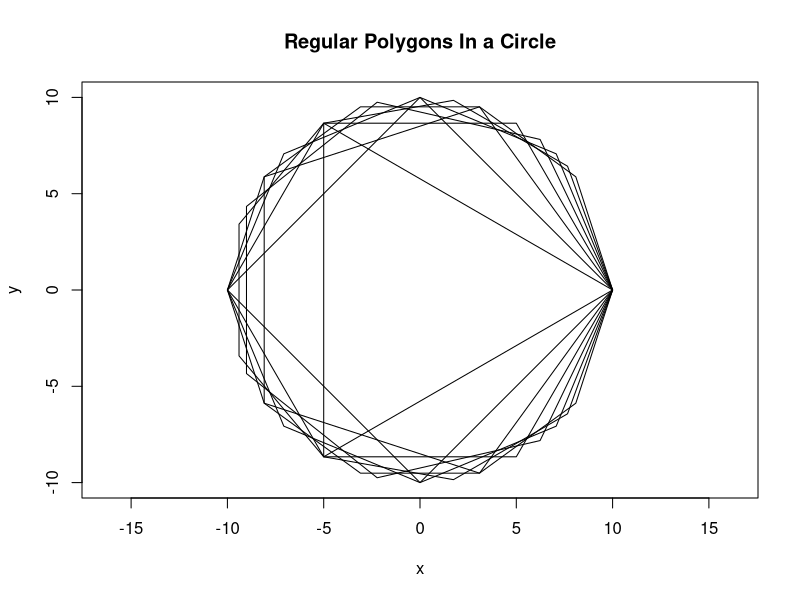
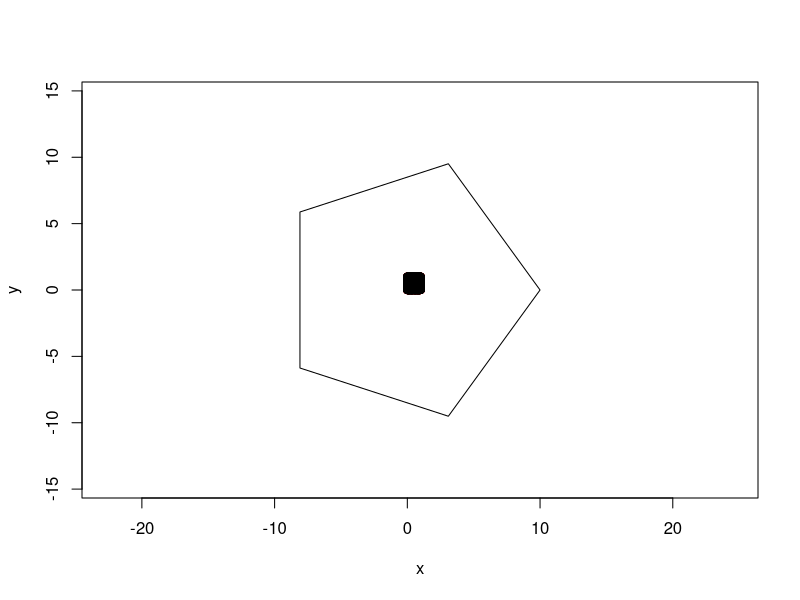

Source code (R) for these figures, in order: (Note: a time limit stopped this script after it produced the figures.)
## ---- chunk 1
point_in_out <- function(x_1, y_1, x, y, type, plot){
  xo <- x
  yo <- y
  if(plot == 1){
    plot(x,y,type = "p", xlab="x", ylab="y", xlim=c(min(x_1)-5, max(x_1)+5), #plots test coordinates if satisfied.
         ylim=c(min(y_1)-5, max(y_1)+5), asp = 1, col = "red")
  }
  l <- length(x_1)#effectively retrieves the number of vertices.
  gradient <- 0 #initialise the variable gradient.
  for(i in 1:l){ #removes all points that are above the line for the vterices that are within pi radians of the hroizontal anti clockwise.
    if(i == l){
      gradient <- (y_1[1]-y_1[i])/(x_1[1]-x_1[i])
    } else{
      gradient <- (y_1[i+1]-y_1[i])/(x_1[i+1]-x_1[i])#cycles through these vertices calculating gradient of each.
    } 
    c <- y_1[i]- gradient*x_1[i] #find the interception with the y axis so we have the equation of a line.
    if(l %% 2 == 0){
      if(i < floor((l/2)+1)){
        test <- ((y-gradient*x - c) <= 0) #tests each test point for if it is below the line.
      } else{
        test <- ((y-gradient*x - c) >= 0) #tests each test point for if it is above the line.
      }
    }else {
      if(i <= floor((l/2)+1)){
        test <- ((y-gradient*x - c) <= 0) #tests each test point for if it is below the line.
      } else{
        test <- ((y-gradient*x - c) >= 0) #tests each test point for if it is above the line.
      }
    }
    for(i in 1:(length(x))){ #this then cycles through the x and coordinates and sets to point outside area to be removed.
      if(test[i] == FALSE){
        x[i] <- floor(max(x_1)+500)
        y[i] <- floor(max(y_1) +500)
      }
    }
  }
  x2 <- x[x!= floor(max(x_1)+500)]#removes point outside of area.
  y2 <- y[y!= floor(max(y_1)+500)]
  area <- 0
  if(plot == 1){
    points(x2,y2, asp = 1)#plots the test points 
    polygon(x_1,y_1)#plots the polygon coordinates
  }
  if(type == "GRID_1"){ #depending on type of approximation used grid_1 is squared grid
    area <- (max(xo)-min(xo))*(max(yo)-min(yo))*length(x2)/grid_generator(interval, x_1, y_1)[[3]]
  }
  if(type == "GRID_2"){#grid_2 is triangular grid
    area <- ((max(xo)-(min(xo)))*((max(yo))-(min(yo)))*length(x2)/grid_generator2(interval, x_1, y_1)[[3]])
  }
  if(type == "Monte"){#If monte carlo method
    area <- (((ceiling(max(x_1))+5)-(floor(min(x_1))-5))*((ceiling(max(y_1))+5)-(floor(min(y_1))-5)))* length(x2)/no.points
  }
  if(type == "Monte2"){#If monte carlo method
    area <- ((radius+5)-(-radius-5))*((radius+5)-(-radius -5))*length(x2)/no.points
  }
  return(area)
}
area_calculator <- function(x,y){
  l <- length(x)
  m <- matrix(c(x,y), ncol = 2, nrow = l)
  det <- 0
  area <- 0
  for(i in 1:l){
    if(i == l){
      det <- det(t(matrix(c(m[i,],m[1,]), nrow = 2, ncol = 2)))
    }
    else {
      det <- det(t(matrix(c(m[i,],m[i+1,]), nrow = 2, ncol = 2)))
    }
    area <- area + det
  }
  area <- 0.5 *area
  return(area)
}
## ---- chunk 2
#Construct regular polygon with n vertices
vertex_finder <- function(vertices, radius){
  x_coords <- vector(mode = "numeric", length=vertices) #creates vectors of values to replce.
  y_coords <- vector(mode = "numeric", length=vertices)#creates vectors of values to replce.
  angle_step <- (2 *pi)/vertices # calculates the angle to increment by each time
  angle <- 0
  for(i in 1:vertices){ #cycles through 1 to vertices.
    x_coords[i] <- cos(angle)*radius #find x compondent of the coordinate with angle
    #and radius.
    y_coords[i] <- sin(angle)*radius #find y compondent of the coordinate with angle
    #and radius.
    angle = angle + angle_step #increase angle by angle_step
  }
  points.angle <- list(x_coords = x_coords, y_coords = y_coords, angle_step, radius)
  return(points.angle)
}
max_vertices <- 10
plot(0, main="Regular Polygons In a Circle" ,type="n", xlab="x", ylab="y", 
     xlim=c(-10, 10), ylim=c(-10, 10), asp = 1) #creates a plot looking at -10 to 10
#in both x and y axis
for(i in 3:max_vertices){
  polygon(vertex_finder(i, 10)[[1]],vertex_finder(i, 10)[[2]])
}
## ---- chunk 3
radius <- 10
x_1 <- vertex_finder(5,radius)[[1]] #recals the function that generates the coordinates for a regular circular polygon.
y_1 <- vertex_finder(5,radius)[[2]] #y coordinates for vertices
no.points <- 10000 #number of test points to generate  and determine if in or outside the polygon.
areas <- 0
repetitions <- 15
for(i in 1:repetitions){# retpeats monte carlo method 10 times and finds an average for the approximate area
  monte.carlo.points.x <- runif(runif(no.points,-radius-5, radius+5)) #generates random points over polygon dimensions.
  monte.carlo.points.y <- runif(runif(no.points,-radius-5, radius+5))
  areas <- c(areas, point_in_out(x_1,y_1,monte.carlo.points.x,monte.carlo.points.y, "Monte2", plot = 0)) #monte carlo proccess
  
}
point_in_out(x_1,y_1,monte.carlo.points.x,monte.carlo.points.y, "Monte2", plot = 1) #monte carlo proccess
## ---- chunk 4
radius <- 10
x_1 <- vertex_finder(5,radius)[[1]] #recals the function that generates the coordinates for a regular circular polygon.
y_1 <- vertex_finder(5, radius)[[2]]
no.points <- 10000 #number of test points to generate  and determine if in or outside the polygon.
areas.rep <- 0
for(repetitions in 1:100){
  areas <- 0
  for(i in 1:repetitions){# retpeats monte carlo method 10 times and finds an average for the approximate area
    monte.carlo.points.x <- runif(no.points,-radius-5, radius+5) #generates random points over polygon dimensions.
    monte.carlo.points.y <- runif(no.points,-radius-5, radius+5)
    areas <- c(areas, point_in_out(x_1,y_1,monte.carlo.points.x,monte.carlo.points.y, "Monte2", plot = 0)) #monte carlo proccess
  }
  #point_in_out(x_1,y_1,monte.carlo.points.x,monte.carlo.points.y, "Monte", plot = 1) #monte carlo proccess
  areas.rep <- c(areas.rep,mean(areas[-1]))
}
plot(x = 1:100,areas.rep[-1], main = "Relationship between area and number of repetitions used to find the mean",xlab = "Number of Repetitions", ylab = "Area Approximation")
## ---- chunk 5
radius <- 10
x_1 <- vertex_finder(5,radius)[[1]] #recals the function that generates the coordinates for a regular circular polygon.
y_1 <- vertex_finder(5,radius)[[2]]
no.points <- 1000 #number of test points to generate  and determine if in or outside the polygon.
areas.points <- 0
area <- 0
while( no.points <= 100000){# retpeats monte carlo method 10 times and finds an average for the approximate area
  area <- 0
  monte.carlo.points.x <- runif(no.points,-radius-5, radius+5) #generates random points over polygon dimensions.
  monte.carlo.points.y <- runif(no.points,-radius-5, radius+5)
  area <- point_in_out(x_1,y_1,monte.carlo.points.x,monte.carlo.points.y, "Monte2", plot = 0) #monte carlo proccess
  areas.points <- c(areas.points,area)
  no.points <- no.points + 1000
}
plot(1:(length(areas.points)-1)*1000,areas.points[-1], main = "Relationship between area and number of points generated",xlab = "Number of Points", ylab = "Area Approximation")

monte.carlo.points.x <- runif(no.points,-radius-5, radius+5) #generates random points over polygon dimensions.
monte.carlo.points.y <- runif(no.points,-radius-5, radius+5)
area <- point_in_out(x_1,y_1,monte.carlo.points.x,monte.carlo.points.y, "Monte2", plot = 0) #monte carlo proccess

## ---- chunk 6
grid_generator <- function(interval, x_1, y_1){#Function to generate the x and y
  grid.points.x <- seq(-radius-5, radius+5,  by=interval)#Define sequence for x values across the x range
  grid.points.y <- seq(-radius-5, radius+5,  by=interval)#Define sequence for y values across the y range
  grid.points.x2 <- floor(max(x_1)+500)#Initialise an extreme value
  grid.points.y2 <- floor(max(y_1)+500)#Initialise an extreme value
  for(i in 1:length(grid.points.x)){#cycle through x values.
    for(n in 1:length(grid.points.y)){ #cycles each y for each x.
      grid.points.x2 <- c(grid.points.x2, grid.points.x[i])#contains the x aspect of the coordinates
      grid.points.y2 <- c(grid.points.y2, grid.points.y[n])#contains the y aspect of the coordinates
    }
  }
  grid.points.x2 <- grid.points.x2[grid.points.x2!= floor(max(x_1)+500)]#removes the extreme value of x.
  grid.points.y2 <- grid.points.y2[grid.points.y2!= floor(max(y_1)+500)]#removes the extreme value of x.
  retlist <- list(grid.points.x2, grid.points.y2,length(grid.points.x2))#list containing all the information generated from the function.
  return(retlist)
}
## ---- chunk 7
radius <- 10
grid_generator2 <- function(interval, x_1, y_1){#Function to generate the x and y 
  grid.points.x <- seq(-radius-5, radius+5,  by=interval)
  grid.points.y <- seq(-radius-5, radius+5,  by=interval)
  grid.points.x2 <- radius+500
  grid.points.y2 <- radius+500
  for(i in 1:length(grid.points.x)){#cycle through x values.
      for(n in 1:length(grid.points.y)){#cycle through y values.
        if(n%%2){#if row is even indexed shifts x aspect by half interval, creating triangular grid.
          grid.points.x2 <- c(grid.points.x2, (grid.points.x[i]+(interval/2)))#contains the x aspect of the coordinates
          grid.points.y2 <- c(grid.points.y2, grid.points.y[n])#contains the x aspect of the coordinates
          
        }
        else{#if odd same as square.
          grid.points.x2 <- c(grid.points.x2, grid.points.x[i])#contains the x aspect of the coordinates
          grid.points.y2 <- c(grid.points.y2, grid.points.y[n])#contains the x aspect of the coordinates
      }
    }
  }
  test <- (grid.points.x2 >= (radius+5))#removes the end most shifteted points, that are now outside of the allowed range. 
  for(i in 1:(length(grid.points.x2))){ #this then cycles through the x and coordinates and sets to point outside area to be removed.
    if(test[i] == TRUE){
      grid.points.x2[i] <- radius+500
      grid.points.y2[i] <- radius+500
    }
  }
  grid.points.x2 <- grid.points.x2[grid.points.x2!= radius+500] #removes the extreme value of x.
  grid.points.y2 <- grid.points.y2[grid.points.y2!= radius+500] #removes the extreme value of x.
  retlist <- list(grid.points.x2, grid.points.y2, length(grid.points.x2))
  return(retlist)
}
## ---- chunk 8
#Squared grid
#Generates a regular circular polygon with radius and number of vertices choosen by user.
radius <- 10
x_1 <- vertex_finder(5,radius)[[1]] #recals the function that generates the coordinates for a regular circular polygon.
y_1 <- vertex_finder(5,radius)[[2]]
no.points <- 1000 #specify number of points to generate
interval <- ((radius+5) - (-radius-5))/ceiling(sqrt(no.points)-1) #determines interval based on number of desired points.
point_in_out(x_1,y_1,grid_generator(interval, x_1, y_1)[[1]], grid_generator(interval, x_1, y_1)[[2]], type = "GRID_1", plot = 1)
area_calculator(x_1,y_1)

## ---- chunk 9
#triangular grid
#test with triangular grid
radius <- 10
x_1 <- vertex_finder(5,radius)[[1]] #recals the function that generates the coordinates for a regular circular polygon.
y_1 <- vertex_finder(5,radius)[[2]]
no.points <- 1000 #the actual number of points is -50 due to the shift to the right.
interval <- (ceiling(max(x_1)+5) - floor(min(x_1)-5))/ceiling(sqrt(no.points)-1) #determines interval based on number of desired points.
point_in_out(x_1,y_1,grid_generator2(interval, x_1, y_1)[[1]],grid_generator2(interval, x_1, y_1)[[2]], type = "GRID_2", plot = 1)
area_calculator(x_1,y_1)
